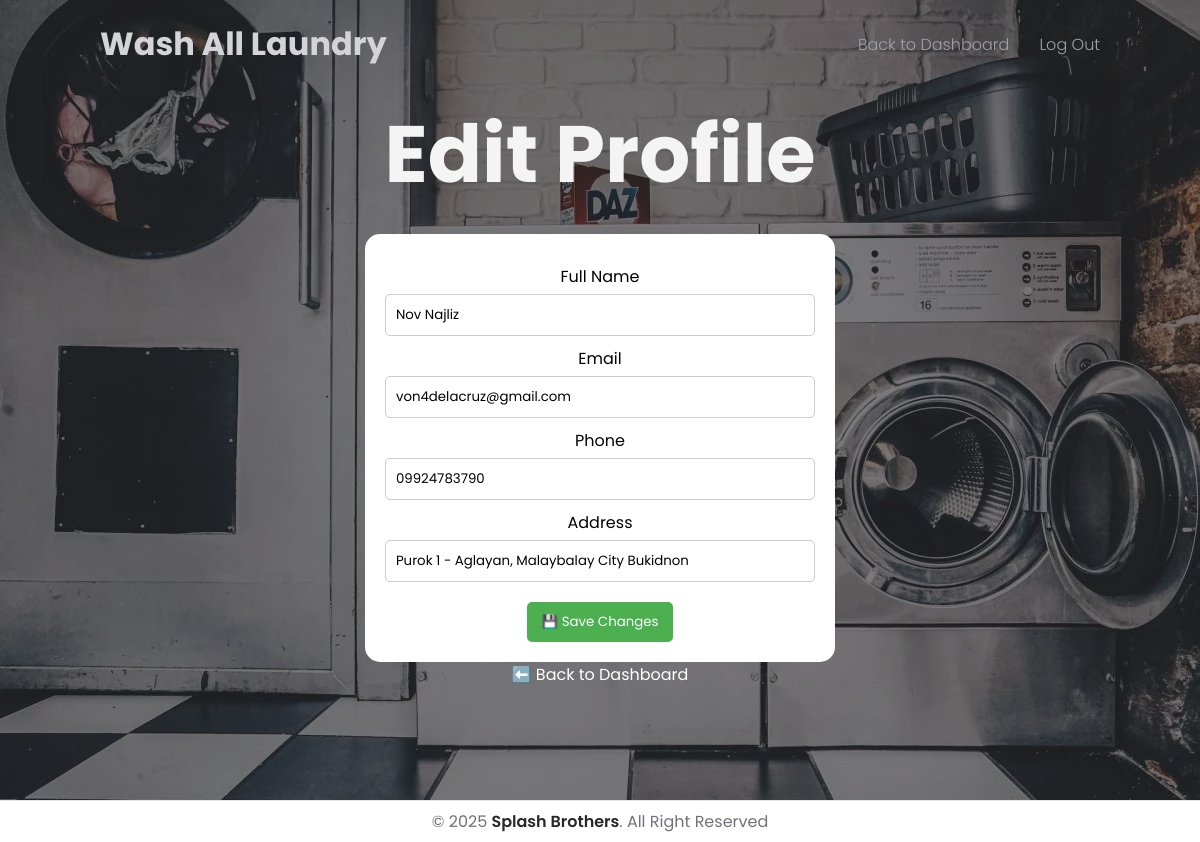
The app's page /customer_edit_profile.php (signed in) with its own data.
### tables this page shows
CREATE TABLE `customers` (
  `id` int(11) NOT NULL,
  `name` varchar(100) NOT NULL,
  `address` varchar(255) DEFAULT NULL,
  `phone` varchar(100) DEFAULT NULL,
  `email` varchar(100) NOT NULL,
  `password` varchar(255) NOT NULL,
  `created_at` timestamp NOT NULL DEFAULT current_timestamp(),
  `order_frequency` int(11) DEFAULT 0,
  `total_spend` decimal(10,2) DEFAULT 0.00
);

### customer_edit_profile.php (the view, shortened to what this page needs)
<?php
include 'config.php';
$customer_id = $_SESSION['customer_id'];
$sql = "SELECT * FROM customers WHERE id = ?";
$stmt = $conn->prepare($sql);
$stmt->bind_param("i", $customer_id);
$stmt->execute();
$result = $stmt->get_result();
$customer = $result->fetch_assoc();
?>
<!DOCTYPE html>
<html lang="en">
<head>
    <link rel="stylesheet" href="User/style.css">
    <link rel="stylesheet" href="https://cdnjs.cloudflare.com/ajax/libs/font-awesome/6.1.2/css/all.min.css" />
    <link rel="stylesheet" href="https://cdnjs.cloudflare.com/ajax/libs/aos/2.3.4/aos.css" />
</head>
<body>
    <header>
        <a href="#" class="logo" data-aos="fade-down">Wash All Laundry</a>
        <ul class="nav">
            <li data-aos="fade-down" data-aos-delay="50"><a onclick="location.href='User/index.php'" >Back to Dashboard</a></li>
            <li data-aos="fade-down" data-aos-delay="50"><a onclick="location.href='index.php'">Log Out</a></li>
        </ul>
    </header>
    <section class="hero_section" id="home">
        <div class="content">
            <h2 data-aos="fade-down" data-aos-delay="50">Edit Profile</h2>
        <form data-aos="fade-down" data-aos-delay="50" style="background-color: white; padding: 20px; border-radius: 15px;" action="" method="POST">
            <label for="name">Full Name</label>
            <input type="text" name="name" required value="<?= htmlspecialchars($customer['name']) ?>">
            <label for="email">Email</label>
            <input type="email" name="email" required value="<?= htmlspecialchars($customer['email']) ?>">
            <label for="phone">Phone</label>
            <input type="text" name="phone" required value="<?= htmlspecialchars($customer['phone']) ?>">
            <label for="address">Address</label>
            <input type="text" name="address" required value="<?= htmlspecialchars($customer['address']) ?>">
            <button type="submit">💾 Save Changes</button>
        </form>
    </div>
        <a style="color: white;" href="dashboard.php" class="back-link">⬅️ Back to Dashboard</a>
    </section>
    <div class="cp">
        <p>&copy; 2025 <a href="#">Splash Brothers</a>. All Right Reserved</p>
    </div>
</body>
</html>

### User/style.css (style rules this page uses)
* { margin: 0; padding: 0; font-family: "Poppins", sans-serif; box-sizing: border-box; scroll-behavior: smooth; border: none; outline: none; list-style: none; text-decoration: none; -webkit-user-select: none; -moz-user-select: none; user-select: none; transition: all 300ms ease; }
body { font-size: 1em; }
section { padding: 80px 20px; display: flex; flex-direction: column; align-items: center; justify-content: center; }
header { position: fixed; top: 0; left: 0; width: 100%; padding: 20px 100px; z-index: 100000; display: flex; justify-content: space-between; align-items: center; transition: 0.5s; }
header .logo { color: #D4D4D8; font-weight: 700; font-size: 2em; text-decoration: none; }
header .nav { position: relative; display: flex; }
header .nav li { margin: 0 0 0 30px; }
header .nav li a { color: #A1A1AA; font-weight: 300; }
.hero_section { position: relative; min-height: 100vh; background: url(../User/image/bg4.jpg) no-repeat; background-size: cover; background-position: center; display: flex; align-items: center; justify-content: center; z-index: 1; }
.hero_section::before { content: ""; position: absolute; inset: 0; width: 100%; height: 100%; background-color: #27272A; opacity: 0.6; z-index: -1; }
.hero_section .content { max-width: 900px; display: flex; flex-direction: column; align-items: center; text-align: center; }
.hero_section .content h2 { font-size: 5em; font-weight: 700; line-height: 1; color: #F4F4F5; }
.cp { padding: 8px 20px; border-top: 1px solid rgba(0, 0, 0, 0.1); text-align: center; width: 100%; justify-content: center; }
.cp p { color: #71717A; }
.cp a { color: #27272A; font-weight: 600; }

### customer_edit_profile.php (style rules this page uses)
h2 { margin-bottom: 20px; color: #4CAF50; }
label { display: block; margin-top: 10px; }
input[type="text"], input[type="email"] { width: 100%; padding: 10px; margin-top: 5px; border-radius: 5px; border: 1px solid #ccc; }
button { margin-top: 20px; background-color: #4CAF50; color: white; padding: 10px 15px; border: none; border-radius: 5px; cursor: pointer; }

### records on screen
customers: name "Nov Najliz", email "von4delacruz@gmail.com", phone "09924783790", address "Purok 1 - Aglayan, Malaybalay City Bukidnon"
